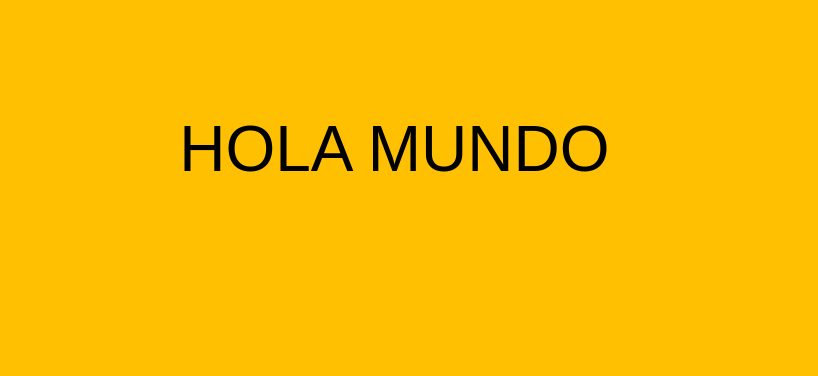
<?xml version="1.0" encoding="UTF-8"?>
<ui version="4.0">
 <class>MainWindow</class>
 <widget class="QMainWindow" name="MainWindow">
  <property name="geometry">
   <rect>
    <x>0</x>
    <y>0</y>
    <width>818</width>
    <height>376</height>
   </rect>
  </property>
  <property name="windowTitle">
   <string>MainWindow</string>
  </property>
  <property name="styleSheet">
   <string notr="true">background-color: rgb(255, 192, 2);
</string>
  </property>
  <widget class="QWidget" name="centralwidget">
   <widget class="QLabel" name="lb_mensaje">
    <property name="geometry">
     <rect>
      <x>44</x>
      <y>85</y>
      <width>701</width>
      <height>131</height>
     </rect>
    </property>
    <property name="styleSheet">
     <string notr="true">backgroud_color:rgb(0, 255, 0)</string>
    </property>
    <property name="text">
     <string>&lt;html&gt;&lt;head/&gt;&lt;body&gt;&lt;p align=&quot;center&quot;&gt;&lt;span style=&quot; font-size:48pt;&quot;&gt;HOLA MUNDO&lt;/span&gt;&lt;/p&gt;&lt;/body&gt;&lt;/html&gt;</string>
    </property>
   </widget>
  </widget>
  <widget class="QMenuBar" name="menubar">
   <property name="geometry">
    <rect>
     <x>0</x>
     <y>0</y>
     <width>818</width>
     <height>26</height>
    </rect>
   </property>
  </widget>
  <widget class="QStatusBar" name="statusbar"/>
 </widget>
 <resources/>
 <connections/>
</ui>
